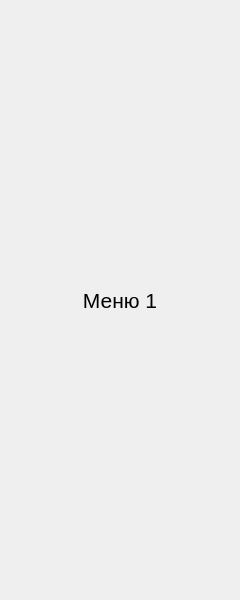
<?xml version="1.0" encoding="UTF-8"?>
<ui version="4.0">
 <class>RightColumn</class>
 <widget class="QWidget" name="RightColumn">
  <property name="geometry">
   <rect>
    <x>0</x>
    <y>0</y>
    <width>240</width>
    <height>600</height>
   </rect>
  </property>
  <property name="windowTitle">
   <string>Form</string>
  </property>
  <layout class="QVBoxLayout" name="main_pages_layout">
   <property name="spacing">
    <number>0</number>
   </property>
   <property name="leftMargin">
    <number>5</number>
   </property>
   <property name="topMargin">
    <number>5</number>
   </property>
   <property name="rightMargin">
    <number>5</number>
   </property>
   <property name="bottomMargin">
    <number>5</number>
   </property>
   <item>
    <widget class="QStackedWidget" name="menus">
     <property name="currentIndex">
      <number>0</number>
     </property>
     <widget class="QWidget" name="menu_1">
      <layout class="QVBoxLayout" name="verticalLayout">
       <property name="spacing">
        <number>5</number>
       </property>
       <property name="leftMargin">
        <number>5</number>
       </property>
       <property name="topMargin">
        <number>5</number>
       </property>
       <property name="rightMargin">
        <number>5</number>
       </property>
       <property name="bottomMargin">
        <number>5</number>
       </property>
       <item>
        <widget class="QLabel" name="label_1">
         <property name="font">
          <font>
           <pointsize>16</pointsize>
          </font>
         </property>
         <property name="styleSheet">
          <string notr="true">font-size: 16pt</string>
         </property>
         <property name="text">
          <string>Меню 1</string>
         </property>
         <property name="alignment">
          <set>Qt::AlignCenter</set>
         </property>
        </widget>
       </item>
      </layout>
     </widget>
     <widget class="QWidget" name="menu_2">
      <layout class="QVBoxLayout" name="verticalLayout_2">
       <property name="spacing">
        <number>5</number>
       </property>
       <property name="leftMargin">
        <number>5</number>
       </property>
       <property name="topMargin">
        <number>5</number>
       </property>
       <property name="rightMargin">
        <number>5</number>
       </property>
       <property name="bottomMargin">
        <number>5</number>
       </property>
       <item>
        <widget class="QLabel" name="label_2">
         <property name="font">
          <font>
           <pointsize>16</pointsize>
          </font>
         </property>
         <property name="styleSheet">
          <string notr="true">font-size: 16pt</string>
         </property>
         <property name="text">
          <string>Меню 2</string>
         </property>
         <property name="alignment">
          <set>Qt::AlignCenter</set>
         </property>
        </widget>
       </item>
      </layout>
     </widget>
    </widget>
   </item>
  </layout>
 </widget>
 <resources/>
 <connections/>
</ui>
